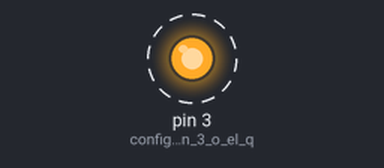
Bench run of a sketch on a simulated Arduino Uno, built with avr-gcc and run on an emulated ATmega328P. Shown: output pins drawn as LEDs (lit = HIGH). Dashed ring = blinking.

Above: at 0.2 s.
Timing chart, 0 to 3.0 s (numbered marks = the images above):
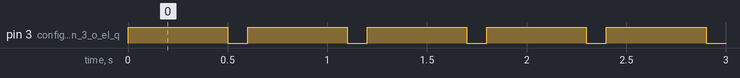

Measured:
- by itself, pin 3 (configura_el_pin_3_o_el_q): alternates HIGH for 0.50 s and LOW for 0.10 s

The sketch:

reto_01.ino
```cpp
void setup() { 		//comienza la configuracion
  pinMode(3, OUTPUT);//configura el pin 3 o el que queramos como salida
} 					//termina la configuracion

void loop() { 				//comienza el bucle principal del programa
  digitalWrite(3, HIGH); 	//envia 5V al pin (salida) 3
  delay (500); 			//espera 500 ms pin 3 con 5V
  digitalWrite(3, LOW);	//envia 0V al pin (salida) 3
  delay (100); 			//espera 100 ms pin 3 con 0V
}
```
